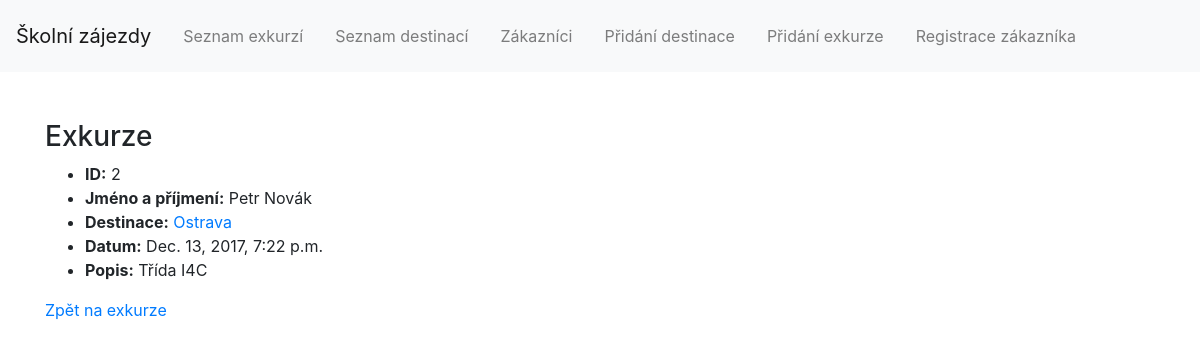
/excursions/2/, run on the app's committed database.
### travel_agency/models.py (models this page shows, shortened)
class Excursion(models.Model):
    customer = models.ForeignKey(Customer, on_delete=models.CASCADE)
    destination = models.ForeignKey(Destination, on_delete=models.CASCADE)
    datetime = models.DateTimeField('excursion date')
    desc = models.CharField(max_length=255, default='')

class Customer(models.Model):
    name = models.CharField(max_length=200)
    surname = models.CharField(max_length=200)
    birthdate = models.DateField('birthdate')
    people = models.IntegerField()

class Destination(models.Model):
    city = models.CharField(max_length=100)
    type = models.CharField(max_length=100)

### travel_agency/views.py (the view)
# urls.py: path('excursions/<int:id>/', views.excursion_detail, name='excursion_detail'),
def excursion_detail(request, id):
    template = loader.get_template('travel_agency/excursion_detail.html')
    excursion = get_object_or_404(Excursion, pk=id)
    context = {'excursion': excursion}
    return HttpResponse(template.render(context, request))

### travel_agency/templates/travel_agency/excursion_detail.html (shortened to what this page needs)
{% extends "travel_agency/base.html" %}
{% block content %}
<div style="text-align:left">
	<h3>Exkurze</h3>
	<ul>
		<li><strong>ID:</strong> {{excursion.id}} </li>
		<li><strong>Jméno a příjmení:</strong> {{ excursion.customer.name }} {{ excursion.customer.surname }}</li>
		<li><strong>Destinace:</strong> <a href="/destinations/{{ excursion.destination.id}}/">{{ excursion.destination.city}}</a></li>
		<li><strong>Datum:</strong> {{ excursion.datetime }}</li>
		<li><strong>Popis:</strong> {{ excursion.desc }}</li>
	</ul>
	<a href="/excursions/">Zpět na exkurze</a>
</div>
{% endblock %}

### data on the page
Excursion: id "2", customer.name "Petr", customer.surname "Novák", destination.city "Ostrava", datetime "Dec. 13, 2017, 7:22 p.m.", desc "Třída I4C"
